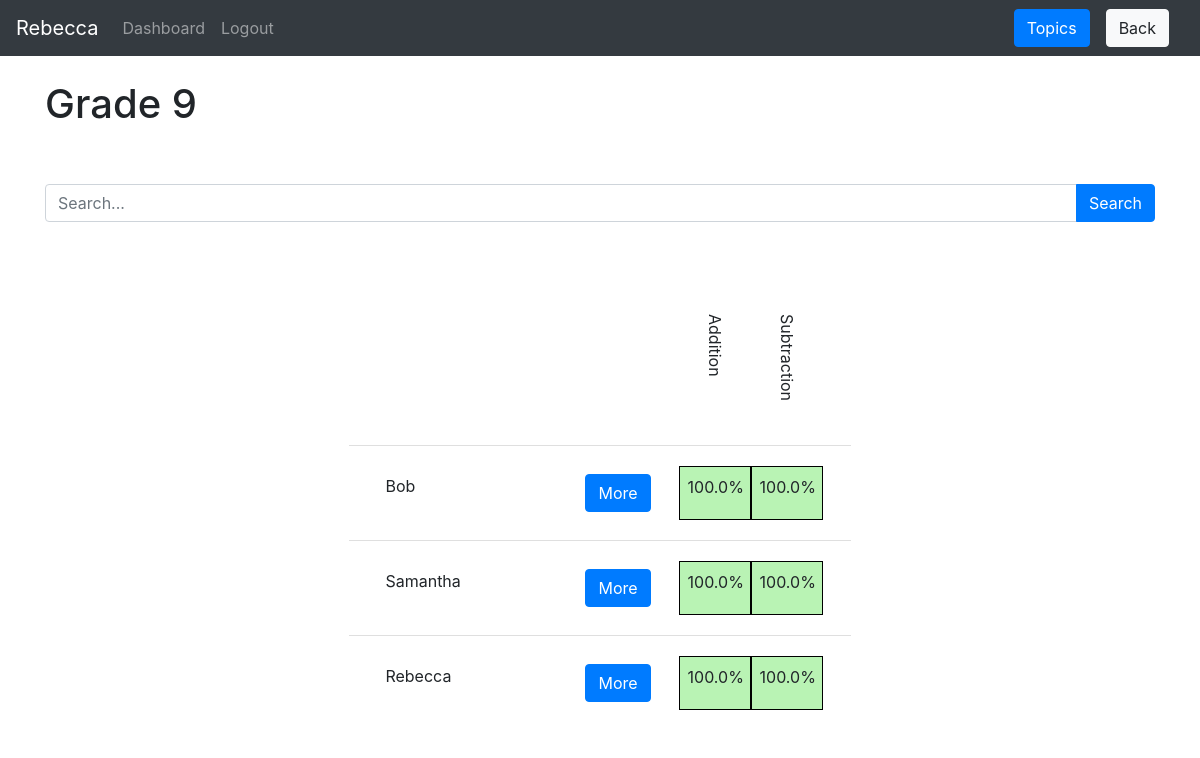
The app's page /teacher/group-detail/1 (signed in) with its own data.
### website/models.py (models this page shows)
class User(db.Model, UserMixin):
    id = db.Column(db.Integer, primary_key=True)
    email = db.Column(db.String(150), unique=True)
    password = db.Column(db.String(150))
    first_name = db.Column(db.String(150))
    teacher_id = db.relationship('Teacher', uselist=False, backref="user")
    student_id = db.relationship('Student', uselist=False, backref="user")

class Group(db.Model):
    id = db.Column(db.Integer, primary_key=True)
    name = db.Column(db.String(150))
    teacher_id = db.Column(db.Integer, db.ForeignKey('teacher.id'))
    student_ids = db.relationship('Student')
    topic_ids = db.relationship('Topic')

class Topic(db.Model):
    id = db.Column(db.Integer, primary_key=True)
    name = db.Column(db.String(150))
    active = db.Column(db.Boolean)
    locked = db.Column(db.Boolean)
    instances = db.Column(db.SmallInteger)
    date = db.Column(db.DateTime(timezone=True))
    group_id = db.Column(db.Integer, db.ForeignKey('group.id'))
    variable_ids = db.relationship('Variable')
    problem_ids = db.relationship('Problem')
    data_ids = db.relationship('Data')

class Student(db.Model):
    id = db.Column(db.Integer, primary_key=True)
    user_id = db.Column(db.Integer, db.ForeignKey('user.id'))
    group_id = db.Column(db.Integer, db.ForeignKey('group.id'))
    data_ids = db.relationship('Data')

class Data(db.Model):
    id = db.Column(db.Integer, primary_key=True)
    correct = db.Column(db.SmallInteger)
    completed = db.Column(db.SmallInteger)
    avg_time = db.Column(db.SmallInteger)
    accuracy = correct*100/completed
    last_done = db.Column(db.DateTime(timezone=True), default=func.now())
    topic_id = db.Column(db.Integer, db.ForeignKey('topic.id'))
    student_id = db.Column(db.Integer, db.ForeignKey('student.id'))

### website/teacher/teacher_views.py (the view)
@views.route('/group-detail/<group_id>', methods=['GET', 'POST'])
@login_required
def group_detail(group_id):
    if request.method == 'POST' and request.form.get('button').split(':')[0] == 'more':
        return redirect(url_for('teacher_views.student_overview', student_id=request.form.get('button').split(':')[1]))
    if request.method == 'POST' and request.form.get('button').split(':')[0] == 'topi':
        return redirect(url_for('teacher_views.topics', group_id=request.form['button'].split(':')[1]))
    else:
        group = Group.query.filter_by(id=group_id).first()
        students = []
        condition = ""
        if request.method == 'POST':
            condition = request.form['search']
        for student in group.student_ids:
            name = student.user.first_name
            if condition.lower() in name.lower():
                students.append(student)
        return render_template("teacher/group_detail.html", user=current_user, group=group, students=students)

### website/templates/teacher/group_detail.html
{% extends "base.html" %} {% block title %}Classes{% endblock %}
{% block extra_header %}<form method="POST"><button name="button" class="btn btn-primary" value="topi:{{ group.id }}">Topics</button></form>
<a href="{{url_for('teacher_views.groups', index=0)}}">
  <button class="btn btn-light ml-3" type="button" name="button">Back</button>
</a>
{% endblock %}
{% block content %}
<br>
<h1>{{ group.name }}</h1>
<br>
<form method='POST'>
<br>
<div class="input-group mb-3">
  <input name="search" type="text" class="form-control" placeholder="Search..." aria-label="Username" aria-describedby="basic-addon1">
  <div class="input-group-append">
    <button class="btn btn-primary" value="sear:ch" name="button">Search</button>
  </div>
</div>
<br>
<br>
<div style="display:flex; flex-direction: row; justify-content: center; align-items: center">
  {% if group.student_ids: %}
  <ul class="list-group list-group-flush">
    <li class="list-group-item">
      <div class="p-2">
        <div class="d-flex justify-content-end">
          {% for topic in group.topic_ids %}
          {% if topic.active %}
            <div class="d-flex p-2" ><p style="writing-mode: tb-rl">{{ topic.name }}</p></div>
            {% endif%}
          {% endfor %}
        </div>
    </li>
    {% for student in students %}
    <li class="list-group-item">
        <div class="p-2">
          <div class="d-flex justify-content-center">
            <div class="d-flex justify-content-between">
              <div class="p-2" style="width: 200px">{{ student.user.first_name | truncate(22) }}</div>
                <form method='POST'>
                  <div class="p-2">
                    <button type="submit" name="button" class="btn btn-primary" value="more:{{ student.id }}">More</button>
                  </div>
                </form>
              <div style="width:20px"></div>
            </div>
              {% for data in student.data_ids %}
              {% for topic in group.topic_ids %}
              {% if data.topic_id == topic.id and topic.active%}
          <div class="d-flex p-2" style="width: 72px; background-color: hsl({{ data.correct*115/data.completed}}, 73%, 83%); border:1px solid black">{{ '%0.1f'| format(data.correct*100/data.completed) }}%</div>
              {% endif %}
              {% endfor %}
              {% endfor %}
        </div>
    </li>
  {% endfor %}
  </ul>
  {% else %}
  <p>Once your students sign up you will be able to see them here.</p>
  {% endif %}
</div>
{% endblock %}

### website/templates/base.html (shortened to what this page needs)
<!DOCTYPE html>
<html>
  <head>
    <link
      rel="stylesheet"
      href="https://stackpath.bootstrapcdn.com/bootstrap/4.4.1/css/bootstrap.min.css"
    />
    <link
      rel="stylesheet"
      href="https://stackpath.bootstrapcdn.com/font-awesome/4.7.0/css/font-awesome.min.css"
    />
  </head>
  <body>
    <nav class="navbar navbar-expand-lg navbar-dark bg-dark justify-content-between">
      <div>
      <div class="collapse navbar-collapse" id="navbar">
        <div class="navbar-nav">
            {% if user.is_authenticated %}
            <a class="navbar-brand" id="page" href='#'>{{ user.first_name }}</a>
            {% if user.teacher_id %}
            <a class="nav-item nav-link" id="page" href="/teacher/">Classes</a>
            {% elif user.student_id %}
            <a class="nav-item nav-link" id="page" href="/student/dash">Dashboard</a>
            {% endif %}
            <a class="nav-item nav-link ml-auto align-left" id="logout" href="/logout">Logout</a>
            {% else %}
            <a class="nav-item nav-link" id="login" href="/login">Login</a>
            <a class="nav-item nav-link" id="signUp" href="/sign-up">Sign Up</a>
            {% endif%}
        </div>
      </div>
    </div>
    <div class="container justify-content-end my-2 my-sm-0">{% block extra_header %} {% endblock %}</div>
    </nav>
    <div class="container">{% block content %} {% endblock %}</div>
  </body>
</html>

### records on screen
User: first_name "Rebecca"
Group: name "Grade 9"
Topic: name "Addition"
Topic: name "Subtraction"
Student: user.first_name "Bob"
Data: data.correct*100/data.completed "100.0"
Data: data.correct*100/data.completed "100.0"
Student: user.first_name "Samantha"
Data: data.correct*100/data.completed "100.0"
Data: data.correct*100/data.completed "100.0"
Student: user.first_name "Rebecca"
Data: data.correct*100/data.completed "100.0"
Data: data.correct*100/data.completed "100.0"
